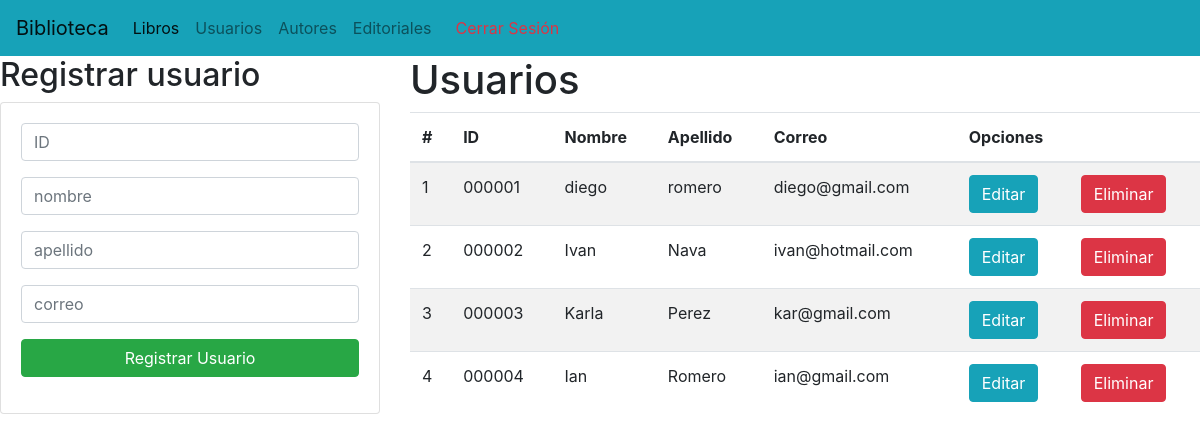
The app's page /gestionUsuarios/ (signed in) with its own data.
### Aplicaciones/Biblioteca/models.py (models this page shows)
class Usuarios(models.Model):
    idUs = models.CharField(primary_key=True, max_length=6)
    nomUsu = models.CharField(max_length=200)
    apellUsu = models.CharField(max_length=200)
    correo = models.CharField(max_length=200)

### Aplicaciones/Biblioteca/views.py (the view)
# urls.py: path('gestionUsuarios/', views.gestionUs, name='gestionUs'),
def gestionUs(request):
    UsuariosListas = Usuarios.objects.all()
    return render(request, 'gestionUsuarios.html', {"Usuarios":UsuariosListas})

### Aplicaciones/Biblioteca/templates/gestionUsuarios.html (shortened to what this page needs)
<!DOCTYPE html>
<html lang="es">
<head>
    <link rel="stylesheet" href="https://cdn.jsdelivr.net/npm/bootstrap@4.4.1/dist/css/bootstrap.min.css"
>
</head>
<body>
    <nav class="navbar navbar-expand-lg navbar-light bg-info">
        <a class="navbar-brand" href="#">Biblioteca</a>
        <div class="collapse navbar-collapse" id="navbarNav">
          <ul class="navbar-nav">
            <li class="nav-item active">
              <a class="nav-link" href="{% url 'home' %}">Libros<span class="sr-only">(current)</span></a>
            </li>
            <li class="nav-item">
              <a class="nav-link" href="#">Usuarios</a>
            </li>
            <li class="nav-item">
              <a class="nav-link" href="{% url 'gestionAu' %}">Autores</a>
            </li>
            <li class="nav-item">
              <a class="nav-link" href="{% url 'gestionEd' %}">Editoriales</a>
            </li>
            {% if user.is_authenticated %}
            <li class="nav-item">
              <a class="nav-link text-danger" href="#">
              </a>
          </li>
            {% else %}
            <li class="nav-item">
              <a class="nav-link text-danger" href="{% url 'login' %}">
                  <i class="fas fa-sign-out-alt mr-2"></i> Cerrar Sesión
              </a>
          </li>
            {% endif %}
          </ul>
        </div>
      </nav>
      {% block body %}
<div class="row">
    <div class="col-sm-12 col-md-6 col-lg-4 col-xl-4">
        <h2>Registrar usuario</h2>
        <div class="card">
            <div class="card-body">
                <form action="/registrarUsuarios/" method="post">{% csrf_token %}
                    <div class="form-group">
                        <input type="text" id="txtidU" name="txtidU" class="form-control" placeholder="ID"
                            minlength="6" maxlength="6" required>
                    </div>
                    <div class="form-group">
                        <input type="text" id="txtNomUsu" name="txtNomUsu" class="form-control" placeholder="nombre"
                             maxlength="70" required>
                    </div>
                    <div class="form-group">
                        <input type="text" id="txtapeUsu" name="txtapeUsu" class="form-control" placeholder="apellido"
                             maxlength="70" required>
                    </div>
                    <div class="form-group">
                        <input type="text" id="txtemailUsu" name="txtemailUsu" class="form-control" placeholder="correo"
                             maxlength="70" required>
                    </div>
                    <div class="form-group">
                        <button type="submit" class="btn btn-success btn-block text-white">Registrar Usuario</button>
                    </div>
                </form>
            </div>
        </div>
    </div>
    <div class="col-sm-12 col-md-6 col-lg-8 col-xl-8">
        <h1>Usuarios</h1>
        <div class="table-responsive py=2">
            <table class="table table-striped">
                <thead>
                    <tr>
                        <th>#</th>
                        <th>ID</th>
                        <th>Nombre</th>
                        <th>Apellido</th>
                        <th>Correo</th>
                        <th colspan="2">Opciones</th>
                    </tr>
                </thead>
                <tbody>
                    {% for c in Usuarios %}
                    <tr>
                        <td>{{forloop.counter}}</td>
                        <td>{{c.idUs}}</td>
                        <td>{{c.nomUsu}}</td>
                        <td>{{c.apellUsu}}</td>
                        <td>{{c.correo}}</td>
                        <td><a href="edicionLibro/{{c.id}}" class="btn btn-info">Editar</a></td>
                        <td><a href="{% url 'eliminacionUsuario' idUs=c.idUs %}" class="btn btn-danger btnEliminacionUsuario"
                            onclick="return confirm('¿Estás seguro de que deseas eliminar este usuario?');">Eliminar</a></td>
                    </tr>
                    {% endfor %}
                </tbody>
            </table>
        </div>
    </div>
</div>
{% endblock %}
</body>
</html>

### records on screen
Usuarios: idUs "000001", nomUsu "diego", apellUsu "romero", correo "diego@gmail.com"
Usuarios: idUs "000002", nomUsu "Ivan", apellUsu "Nava", correo "ivan@hotmail.com"
Usuarios: idUs "000003", nomUsu "Karla", apellUsu "Perez", correo "kar@gmail.com"
Usuarios: idUs "000004", nomUsu "Ian", apellUsu "Romero", correo "ian@gmail.com"
